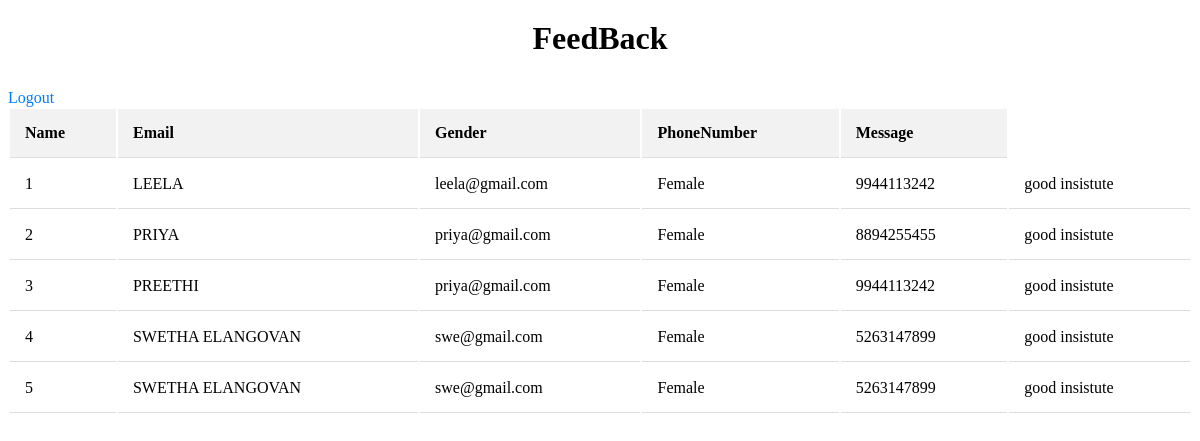
Page /result (signed in) on the committed database.
### tables this page shows
CREATE TABLE studentform (
            id INTEGER PRIMARY KEY,
            name TEXT,
            mail TEXT,
            Gender TEXT,
            number INTEGER,
            message TEXT,
            date TEXT
        );

### app.py (the view)
@app.route('/result')
def result():
    if not session.get('logged_in'):
        flash('You need to log in to access this page')
        return redirect(url_for('login'))
    conn = sqlite3.connect('database.db')
    cursor = conn.cursor()
    cursor.execute('SELECT * FROM studentform')
    data = cursor.fetchall()
    conn.close()
    return render_template('result.html', data=data)

### templates/result.html (shortened to what this page needs)
<html>
    <head></head>
 <body>
<div class="container">
    <h1>FeedBack <Form></Form></h1>
    <a href="/logout" class="btn btn-danger mb-3">Logout</a>
    <table class="table table-striped">
        <thead>
            <tr>
                <th>Name</th>
                <th>Email</th>
                <th>Gender</th>
                <th>PhoneNumber</th>
                <th>Message</th>
            </tr>
        </thead>
    <tbody>
            {% for row in data %}
            <tr>
                <td>{{ row[0] }}</td>
                <td>{{ row[1] }}</td>
                <td>{{ row[2] }}</td>
                <td>{{ row[3] }}</td>
                <td>{{ row[4] }}</td>
                <td>{{ row[5] }}</td>
            </tr>
            {% endfor %}
        </tbody>
    </table>
</div>
</body>
</html>

### templates/result.html (style rules this page uses)
table { width: 100%; }
th, td { padding: 15px; text-align: left; border-bottom: 1px solid #ddd; }
th { background-color: #f2f2f2; }
a { color: #007bff; text-decoration: none; }
.container { margin-top: 20px; }
h1 { text-align: center; }
a.btn-danger { margin-top: 10px; }

### rows in the picture
studentform: id "1", name "LEELA", mail "leela@gmail.com", Gender "Female", number "9944113242", message "good insistute"
studentform: id "2", name "PRIYA", mail "priya@gmail.com", Gender "Female", number "8894255455", message "good insistute"
studentform: id "3", name "PREETHI", mail "priya@gmail.com", Gender "Female", number "9944113242", message "good insistute"
studentform: id "4", name "SWETHA ELANGOVAN", mail "swe@gmail.com", Gender "Female", number "5263147899", message "good insistute"
studentform: id "5", name "SWETHA ELANGOVAN", mail "swe@gmail.com", Gender "Female", number "5263147899", message "good insistute"
